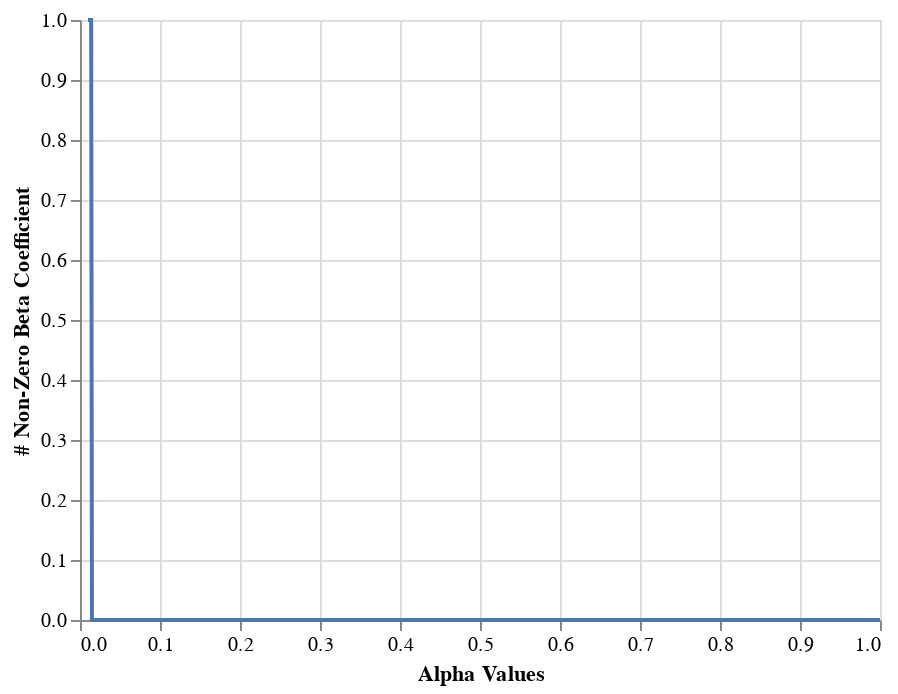

Source (notebook cell):
### Code cell
alt.Chart(myZero).mark_line().encode(
    x = alt.X('alpha', title = 'Alpha Values'),
    y = alt.Y('nonZero_Betas', title='# Non-Zero Beta Coefficient'),
    )

### Figure 1 — Vega-Lite specification as saved in the notebook (floating-point values rounded to 4 significant figures; data arrays with more than 128 entries replaced by an {"elided": "..."} marker saying what was removed)
{"$schema": "https://vega.github.io/schema/vega-lite/v3.4.0.json", "config": {"mark": {"tooltip": null}, "view": {"height": 300, "width": 400}}, "data": {"name": "data-f1b833022c5761d6cd19e081ceba0b8d"}, "datasets": {"data-f1b833022c5761d6cd19e081ceba0b8d": {"elided": "1000 records"}}, "encoding": {"x": {"field": "alpha", "title": "Alpha Values", "type": "quantitative"}, "y": {"field": "nonZero_Betas", "title": "# Non-Zero Beta Coefficient", "type": "quantitative"}}, "mark": "line"}
